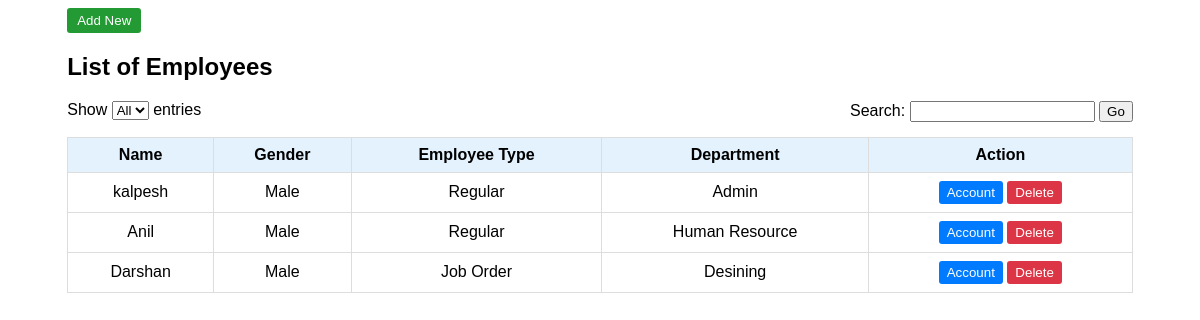
/Q6/List_Of_Employee.php, run on the app's committed database.
### tables this page shows
CREATE TABLE `employees` (
  `id` int(11) NOT NULL,
  `name` varchar(100) DEFAULT NULL,
  `gender` varchar(10) DEFAULT NULL,
  `employee_type` varchar(50) DEFAULT NULL,
  `department` varchar(50) DEFAULT NULL
);

### Q6/List_Of_Employee.php (the view, shortened to what this page needs)
<?php
$connect = getDatabase();
$table = "employees";
$query = "CREATE TABLE IF NOT EXISTS {$table}(
    id INT AUTO_INCREMENT PRIMARY KEY,
    name VARCHAR(100),
    gender VARCHAR(10),
    employee_type VARCHAR(50),
    department VARCHAR(50)
)";
mysqli_query($connect, $query);
$search = "";
if (isset($_POST['search'])) {
    $search = $_POST['search'];
    $total = $_POST['entrie'];
    if ($search == "all" || $search == "") {
        if ($total == "all") {
            $query = "SELECT * FROM $table";
        } else {
            $query = "SELECT * FROM $table LIMIT $total";
        }
    } else {
        if ($total == "all") {
            $query = "SELECT * FROM $table
                      WHERE name LIKE '%$search%'
                      OR gender LIKE '%$search%'
                      OR employee_type LIKE '%$search%'
                      OR department LIKE '%$search%'";
        } else {
            $query = "SELECT * FROM $table
                      WHERE name LIKE '%$search%'
                      OR gender LIKE '%$search%'
                      OR employee_type LIKE '%$search%'
                      OR department LIKE '%$search%'
                      LIMIT $total";
        }
    }
} else {
    $query = "SELECT * FROM employees";
}
$result = mysqli_query($connect, $query);
?>
<!DOCTYPE html>
<html lang="en">
<head>
</head>
<body>
    <div class="container">
        <div>
            <a href="Add.php"><button type="button" class="add">Add New</button></a>
            <h2>List of Employees</h2>
        </div>
        <form method="POST">
            <div class="Search_bar">
                <div>
                    Show
                    <select name="entrie">
                        <option value="all">All</option>
                    </select> entries
                </div>
                <div>
                    &nbsp;&nbsp;
                    Search: <input type="text" name="search" value="<?php echo $search; ?>">
                    <button type="submit">Go</button>
                </div>
        </form>
    </div>
    <table>
        <tr>
            <th>Name</th>
            <th>Gender</th>
            <th>Employee Type</th>
            <th>Department</th>
            <th>Action</th>
        </tr>
        <?php if (mysqli_num_rows($result) > 0): ?>
            <?php while ($row = mysqli_fetch_assoc($result)): ?>
                <tr>
                    <td><?php echo $row['name']; ?></td>
                    <td><?php echo $row['gender']; ?></td>
                    <td><?php echo $row['employee_type']; ?></td>
                    <td><?php echo $row['department']; ?></td>
                    <td>
                        <form method="POST" style="display:inline;">
                            <button type="submit" class="btn account" name="account">Account</button>
                        </form>
                        <form method="POST" style="display:inline;" onsubmit=" return confirmDelete();">
                            <button type="submit" class="btn delete" name="delete">Delete</button>
                        </form>
                    </td>
                </tr>
            <?php endwhile; ?>
        <?php else: ?>
            <tr>
                <td colspan="5">No records found</td>
            </tr>
        <?php endif; ?>
    </table>
</body>
</html>

### Q6/List_Of_Employee.php (style rules this page uses)
body { font-family: Arial, sans-serif; }
.add { background-color: #239a33; color: white; padding: 5px 10px; border: none; border-radius: 3px; cursor: pointer; }
.Search_bar { display: flex; justify-content: space-between; }
.container { width: 90%; margin: auto; }
table { width: 100%; border-collapse: collapse; margin-top: 15px; }
th, td { border: 1px solid #ddd; padding: 8px; text-align: center; }
th { background-color: #e3f2fd; }
.btn { padding: 4px 8px; border: none; border-radius: 3px; cursor: pointer; }
.account { background-color: #007bff; color: white; }
.delete { background-color: #dc3545; color: white; }

### data on the page
employees: name "kalpesh", gender "Male", employee_type "Regular", department "Admin"
employees: name "Anil", gender "Male", employee_type "Regular", department "Human Resource"
employees: name "Darshan", gender "Male", employee_type "Job Order", department "Desining"
